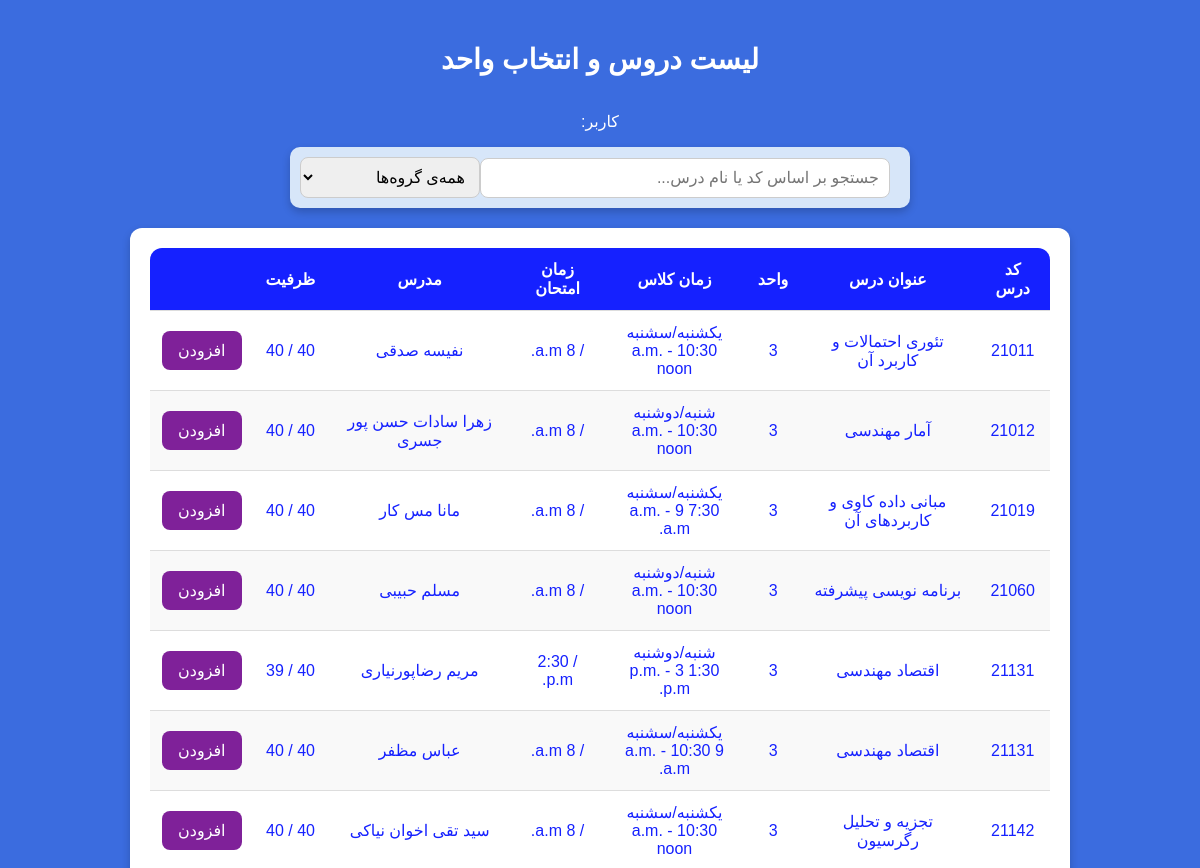
/courses/ (signed in, upper part), run on an earlier commit of the app's database.
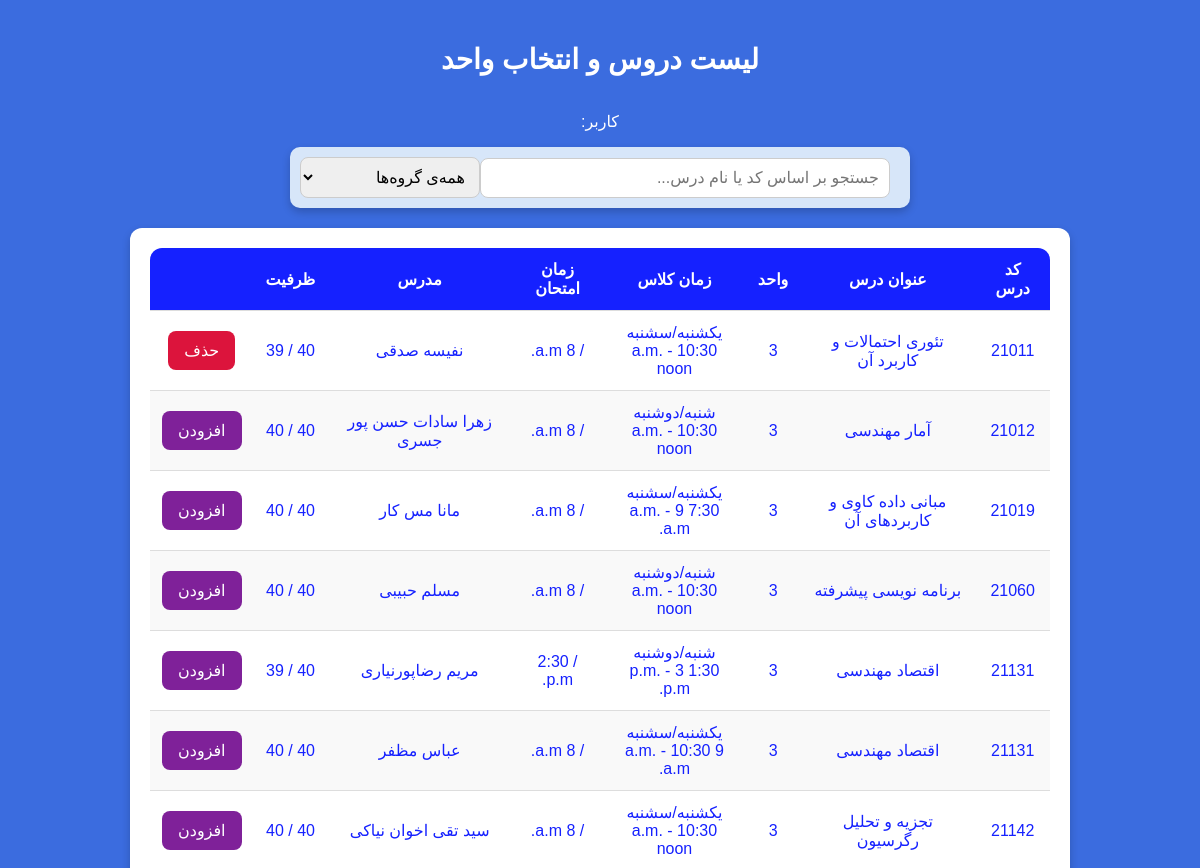
And on a later commit of the database.
### courses/models.py (models this page shows, shortened)
class Course(models.Model):
    id = models.AutoField(primary_key=True)
    code = models.CharField(null=True, max_length=100, blank=True)
    name = models.CharField(max_length=100)
    credits = models.IntegerField()
    classDays = models.CharField(max_length=20, choices=WEEKDAY_CHOICES, null=True)  # Stores "Sunday/Tuesday", etc.
    startTime = models.TimeField(null=True)
    endTime = models.TimeField(null=True)
    pishniaz = models.IntegerField(blank=True , null=True)
    hamniaz = models.IntegerField(blank=True, null=True)
    examDate = jmodels.jDateField(null=True, verbose_name="Exam Date (Jalali)")  # Jalali Date ONLY
    examTime = models.TimeField(null=True, verbose_name="Exam Time")  # Time ONLY
    capacity = models.IntegerField()
    remainingCapacity = models.IntegerField()
    department = models.ForeignKey(Department, on_delete=models.CASCADE, related_name='courses')
    instructor = models.ForeignKey(Instructor, on_delete=models.CASCADE, related_name='courses')

class Instructor(models.Model):
    id = models.AutoField(primary_key=True)
    name = models.CharField(max_length=100, unique=True)  # Ensure unique instructor names
    department = models.ForeignKey(Department, on_delete=models.CASCADE, related_name='instructors')

### courses/views.py (the view, shortened to what this page needs)
# urls.py: path('courses/', CourseListView.as_view(), name='course_list')
class CourseListView(LoginRequiredMixin, ListView):
    model = Course
    template_name = 'course_list.html'
    context_object_name = 'courses'
    login_url = '/login/'  # Redirect to login page if not authenticated
    def get_context_data(self, **kwargs):
        context = super().get_context_data(**kwargs)
        context['departments'] = Department.objects.all()  # Send department list
        context['user'] = self.request.user  # Pass logged-in user's name
        context['selected_course'] = selectedcourse.objects.filter(user = self.request.user).values_list('course__code', flat=True)
        return context

### courses/templates/course_list.html (shortened to what this page needs)
<!DOCTYPE html>
<html lang="en">
<head>
    {% load static %}
    <link rel="stylesheet" href="{% static 'courses/courseList.css' %}">
</head>
<body>
    <h2>لیست دروس و انتخاب واحد</h2>
    <p>کاربر:{{ user.name }}</p>
    <div class="search">
        <input type="text" id="searchInput" placeholder="جستجو بر اساس کد یا نام درس...">
        <select id="departmentFilter">
            <option value="">همه‌ی گروه‌ها</option>
        </select>
    </div>
    <div class="container">
        <table>
            <thead>
                <tr>
                    <th>کد درس</th>
                    <th>عنوان درس</th>
                    <th>واحد</th>
                    <th>زمان کلاس</th>
                    <th>زمان امتحان</th>
                    <th>مدرس</th>
                    <th>ظرفیت</th>
                    <th></th>
                </tr>
            </thead>
            <tbody id="courseTable">
                {% for course in courses %}
                <tr data-code="{{ course.code }}" data-name="{{ course.name }}" data-department="{{ course.department.name }}">
                    <td>{{ course.code }}</td>
                    <td>{{ course.name }}</td>
                    <td>{{ course.credits }}</td>
                    <td>
                        <div>{{ course.classDays }}</div>
                        <div>{{ course.startTime }} - {{ course.endTime }}</div>
                    </td>
                    <td>{{ course.examDate }} / {{ course.examTime }}</td>
                    <td>{{ course.instructor.name }}</td>
                    <td>{{ course.capacity }} / {{ course.remainingCapacity }}</td>
                    <td>
                        <form method = "post" action="">
                            {%if course.code in selected_course%}
                            <button class="delete-btn" data-course-id="{{ course.id }}">حذف</button>
                            {%else%}
                            <button class="add-btn" data-course-id="{{ course.id }}">افزودن</button>
                            {%endif%}
                        </form>
                    </td>
                </tr>
                {% empty %}
                <tr>
                    <td colspan="8" style="text-align:center;">No courses available</td>
                </tr>
                {% endfor %}
            </tbody>
        </table>
    </div>
</body>
</html>

### static/courses/courseList.css (style rules this page uses)
body { direction: rtl; display: flex; flex-direction: column; justify-content: flex-start; align-items: center; min-height: 100vh; margin: 0; background-color: #3b6cdf; font-family: 'Arial', sans-serif; color: white; padding: 20px; }
h2 { margin-bottom: 20px; font-size: 28px; }
.search { display: flex; align-items: center; justify-content: center; background-color: #d7e6f9; padding: 10px; width: 100%; max-width: 600px; border-radius: 10px; box-shadow: 0 4px 8px rgba(0, 0, 0, 0.2); }
.search input, .search select { padding: 10px; font-size: 16px; border: 1px solid #ccc; border-radius: 8px; outline: none; }
.search input { flex: 1; margin-right: 10px; }
.search select { width: 180px; }
.container { background-color: #ffffff; border-radius: 12px; box-shadow: 0 4px 8px rgba(0, 0, 0, 0.2); width: 80%; max-width: 900px; padding: 20px; text-align: center; margin: 20px auto; color: #1521ff; overflow-x: auto; }
table { width: 100%; border-collapse: collapse; background: white; border-radius: 12px; overflow: hidden; }
thead { background: #1521ff; color: white; }
th, td { padding: 12px; text-align: center; border-bottom: 1px solid #ddd; }
tbody tr:nth-child(even) { background: #f9f9f9; }
.add-btn { background-color: #7f2199; color: white; border: none; padding: 10px 16px; font-size: 16px; border-radius: 8px; cursor: pointer; transition: background 0.3s ease, transform 0.2s ease; }
.delete-btn { background-color: crimson; color: white; border: none; padding: 10px 16px; font-size: 16px; border-radius: 8px; cursor: pointer; transition: background 0.3s ease, transform 0.2s ease; }

What changed in the data, as far as the page shows it:
changed Course "تئوری احتمالات و کاربرد آن": remainingCapacity "40" → "39"; text "افزودن" → "حذف"
